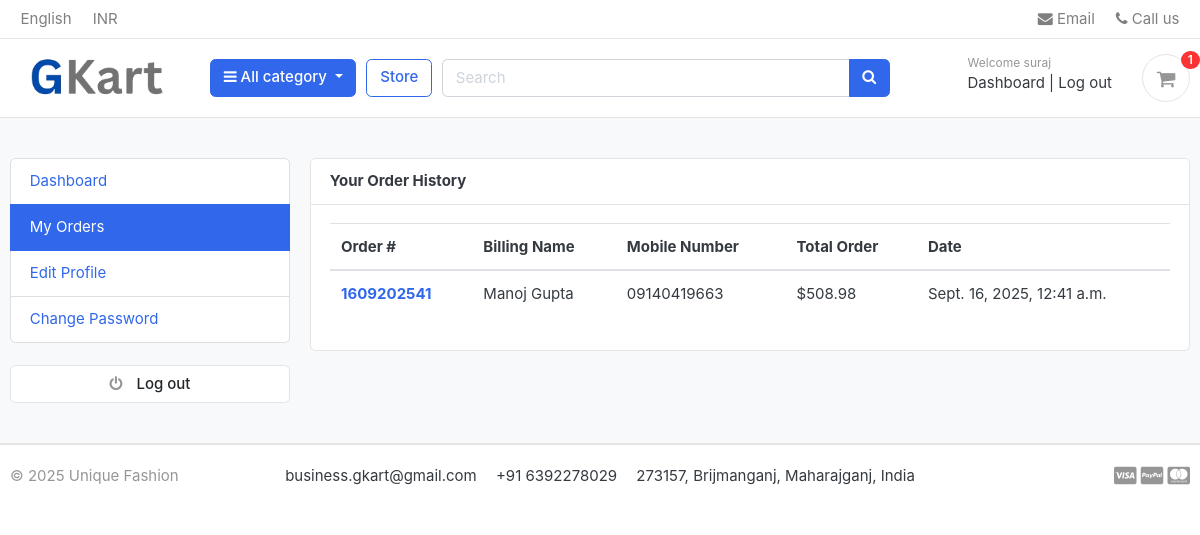
Page /accounts/my_orders/ (signed in) on the committed database.
### accounts/models.py (models this page shows, shortened)
class Account(AbstractBaseUser, PermissionsMixin):
    first_name = models.CharField(max_length=100)
    last_name = models.CharField(max_length=100)
    username = models.CharField(max_length=100, unique=True)
    email = models.CharField(max_length=100, unique=True)
    mobile_number = models.CharField(max_length=13)
    date_joined = models.DateTimeField(auto_now_add=True)
    last_login = models.DateTimeField(auto_now=True)
    is_admin = models.BooleanField(default=False)
    is_staff = models.BooleanField(default=False)
    is_active = models.BooleanField(default=False)
    is_superadmin = models.BooleanField(default=False)
    USERNAME_FIELD = 'email'
    REQUIRED_FIELDS = ['username', 'first_name', 'last_name']
    objects = MyAccountManager()

### orders/models.py (models this page shows, shortened)
class Order(models.Model):
    STATUS = (
        ('New', 'New'),
        ('Accepted', 'Accepted'),
        ('Completed', 'Completed'),
        ('Cancelled', 'Cancelled'),
    )
    user = models.ForeignKey(Account, on_delete=models.SET_NULL, null=True)
    payment = models.ForeignKey(Payment, on_delete=models.SET_NULL, blank=True, null=True)
    order_number = models.CharField(max_length=20)
    first_name = models.CharField(max_length=50)
    last_name = models.CharField(max_length=50)
    phone = models.CharField(max_length=15)
    email = models.EmailField(max_length=50)
    address_line_1 = models.CharField(max_length=50)
    address_line_2 = models.CharField(max_length=50, blank=True)
    pin_code = models.CharField(max_length=20)
    city = models.CharField(max_length=50)
    state = models.CharField(max_length=50)
    country = models.CharField(max_length=50)
    order_note = models.CharField(max_length=100, blank=True)
    order_total = models.FloatField()
    tax = models.FloatField()
    status = models.CharField(max_length=10, choices=STATUS, default='New')
    ip = models.CharField(blank=True, max_length=20)
    is_ordered = models.BooleanField(default=False)
    created_at = models.DateTimeField(auto_now_add=True)
    updated_at = models.DateTimeField(auto_now=True)
    def full_name(self):
        return f'{self.first_name} {self.last_name}'

### accounts/views.py (the view)
# urls.py: path('my_orders/', views.my_orders, name='my_orders'),
@login_required(login_url='login')
def my_orders(request):
    orders = Order.objects.filter(user_id=request.user.id, is_ordered=True).order_by('-created_at')
    context = {
        "orders": orders
    }
    return render(request, 'accounts/my_orders.html', context)

### carts/context_processors.py (called while the page is built)
def counter(request):
    cart_count = 0
    if 'admin' in request.path:
        return {}
    else:
        try:
            cart = Cart.objects.filter(cart_id=_cart_id(request))
            if request.user.is_authenticated:
                cart_items = CartItem.objects.all().filter(user=request.user)
            else:
                cart_items = CartItem.objects.all().filter(cart=cart[:1])
            for cart_item in cart_items:
                cart_count += cart_item.quantity
        except Cart.DoesNotExist:
            cart_count = 0
    return dict(cart_count=cart_count)

### carts/views.py (called while the page is built)
def _cart_id(request):
    cart = request.session.session_key
    if not cart:
        cart = request.session.create() # create the cart id present in the session id
    return cart

### category/context_processors.py (called while the page is built)
def menu_links(request):
    links = Category.objects.all()
    return dict(links=links)

### category/models.py (called while the page is built)
    def get_url(self):
        return reverse('products_by_category', args=[self.slug])

### templates/accounts/my_orders.html (shortened to what this page needs)
{% extends "base.html" %}
{% block content %}
<section class="section-conten padding-y bg">
<div class="container">
	<div class="row">
	{% include "includes/dashboard_sidebar.html" %}
	<main class="col-md-9">
		<article class="card">
		<header class="card-header">
			<strong class="d-inline-block mr-3">Your Order History</strong>
		</header>
		<div class="card-body">
			<div class="row">
				<div class="col-md-12">
					<table class="table table-hover">
                        <thead>
                            <tr>
                                <th scope="col">Order #</th>
                                <th scope="col">Billing Name</th>
                                <th scope="col">Mobile Number</th>
                                <th scope="col">Total Order</th>
                                <th scope="col">Date</th>
                            </tr>
                        </thead>
                        <tbody>
                            {% for order in orders %}
                                <tr>
                                    <th scope="row"><a href="{% url "order_detail" order.order_number %}">{{order.order_number}}</a></th>
                                    <td>{{order.full_name}}</td>
                                    <td>{{order.phone}}</td>
                                    <td>${{order.order_total}}</td>
                                    <td>{{order.created_at}}</td>
                                </tr>
                            {% endfor %}
                        </tbody>
				    </table>
				</div>
			</div>
		</div>
		</article>
	</main>
</div>
</div>
</section>
{% endblock %}

### templates/includes/navbar.html (shortened to what this page needs)
{% load static %}
<header class="section-header">
      <nav class="navbar p-md-0 navbar-expand-sm navbar-light border-bottom">
        <div class="container">
          <div class="collapse navbar-collapse" id="navbarTop4">
            <ul class="navbar-nav mr-auto">
              <li class="nav-item dropdown">
                <a href="#" class="nav-link"> English </a>
              </li>
              <li class="nav-item dropdown">
                <a href="#" class="nav-link"> INR </a>
              </li>
            </ul>
            <ul class="navbar-nav">
              <li>
                <a href="#" class="nav-link">
                  <i class="fa fa-envelope"></i> Email
                </a>
              </li>
              <li>
                <a href="#" class="nav-link">
                  <i class="fa fa-phone"></i> Call us
                </a>
              </li>
            </ul>
          </div>
        </div>
      </nav>
      <section class="header-main border-bottom">
        <div class="container">
          <div class="row align-items-center">
            <div class="col-lg-2 col-md-3 col-6">
              <a href="{% url "home" %}" class="brand-wrap">
                <img class="logo" src="{% static 'images/logo.png' %}"  alt="Logo Image"/>
              </a>
            </div>
            <div class="col-lg col-sm col-md col-6 flex-grow-0">
              <div class="category-wrap dropdown d-inline-block float-right">
                <button
                  type="button"
                  class="btn btn-primary dropdown-toggle"
                  data-toggle="dropdown"
                >
                  <i class="fa fa-bars"></i> All category
                </button>
              </div>
            </div>
            <a href="{% url "store" %}" class="btn btn-outline-primary">Store</a>
            <div class="col-lg col-md-6 col-sm-12 col">
              <form action="{% url "search" %}" class="search">
                <div class="input-group w-100">
                  <input
                    type="text"
                    name="keyword"
                    class="form-control"
                    {% comment %} style="width: 60%" {% endcomment %}
                    placeholder="Search"
                  />
                  <div class="input-group-append">
                    <button class="btn btn-primary" type="submit">
                      <i class="fa fa-search"></i>
                    </button>
                  </div>
                </div>
              </form>
            </div>
            <div class="col-lg-3 col-sm-6 col-8 order-2 order-lg-3">
              <div class="d-flex justify-content-end mb-3 mb-lg-0">
                {% if user.id is None %}
                  <div class="widget-header">
                    <small class="title text-muted">Welcome guest!</small>
                    <div>
                      <a href="{% url "login" %}">Log in</a>
                      <span class="dark-transp"> | </span>
                      <a href="{% url "register" %}"> Register</a>
                    </div>
                  </div>
                {% else %}
                    <div class="widget-header">
                    <small class="title text-muted">Welcome {{ user.first_name }}</small>
                    <div>
                      <a href="{% url "dashboard" %}">Dashboard</a>
                      <span class="dark-transp"> | </span>
                      <a href="{% url "logout" %}"> Log out</a>
                    </div>
                  </div>
                {% endif %}
                <a href="{% url "cart" %}" class="widget-header pl-3 ml-3">
                  <div class="icon icon-sm rounded-circle border">
                    <i class="fa fa-shopping-cart"></i>
                  </div>
                  <span class="badge badge-pill badge-danger notify">{{ cart_count }}</span>
                </a>
              </div>
            </div>
          </div>
        </div>
      </section>
    </header>

### gkart/static/css/ui.css (style rules this page uses)
html { font-family: "Inter", sans-serif; font-size: 15px; }
.icon-xs, .icon-sm, .icon-md, .icon-lg { display: inline-block; text-align: center; flex-shrink: 0; flex-grow: 0; }
.icon-sm { width: 48px; height: 48px; line-height: 48px !important; font-size: 20px; }
.padding-y { padding-top: 40px; padding-bottom: 40px; }
article:after, .form-group:after { display: block; clear: both; content: ""; }
.bg { background-color: #f8f9fa; }
.header-main { position: relative; padding-top: 1rem; padding-bottom: 1rem; }
.brand-wrap .logo, .navbar-brand .logo { margin-right: 7px; max-height: 42px; display: inline-block; }
.widget-header { display: inline-block; vertical-align: middle; position: relative; }
.widget-header a { color: #343a40; }
.widget-header i { color: #969696; }
.widget-header .title { display: block; }
.widget-header .notify { position: absolute; top: -3px; right: -10px; }
.notify { position: absolute; top: -4px; right: -10px; display: inline-block; padding: 0.25em 0.6em; font-size: 12px; line-height: 1; text-align: center; border-radius: 3rem; color: #fff; background-color: #fa3434; }

### rows in the picture
Account: first_name "suraj"
Order: order_number "1609202541", full_name "Manoj Gupta", phone "09140419663", order_total "508.98", created_at "Sept. 16, 2025, 12:41 a.m."

### other values in the picture
{{ cart_count }} "1"
